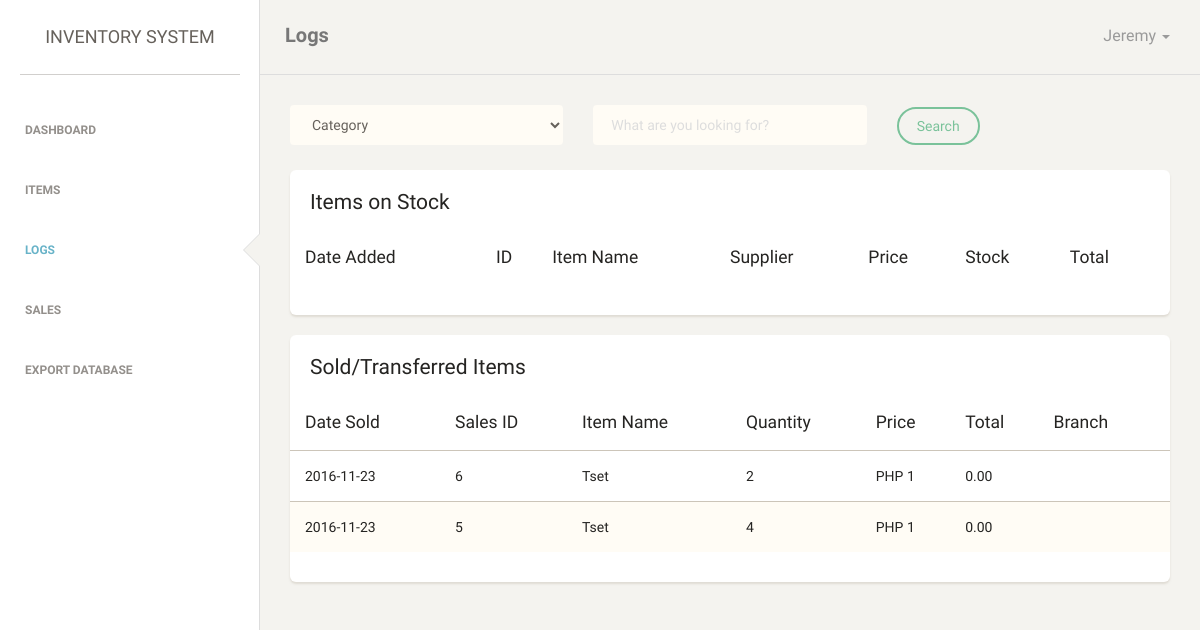
/admin/logs.php (signed in), run on an earlier commit of the app's database.
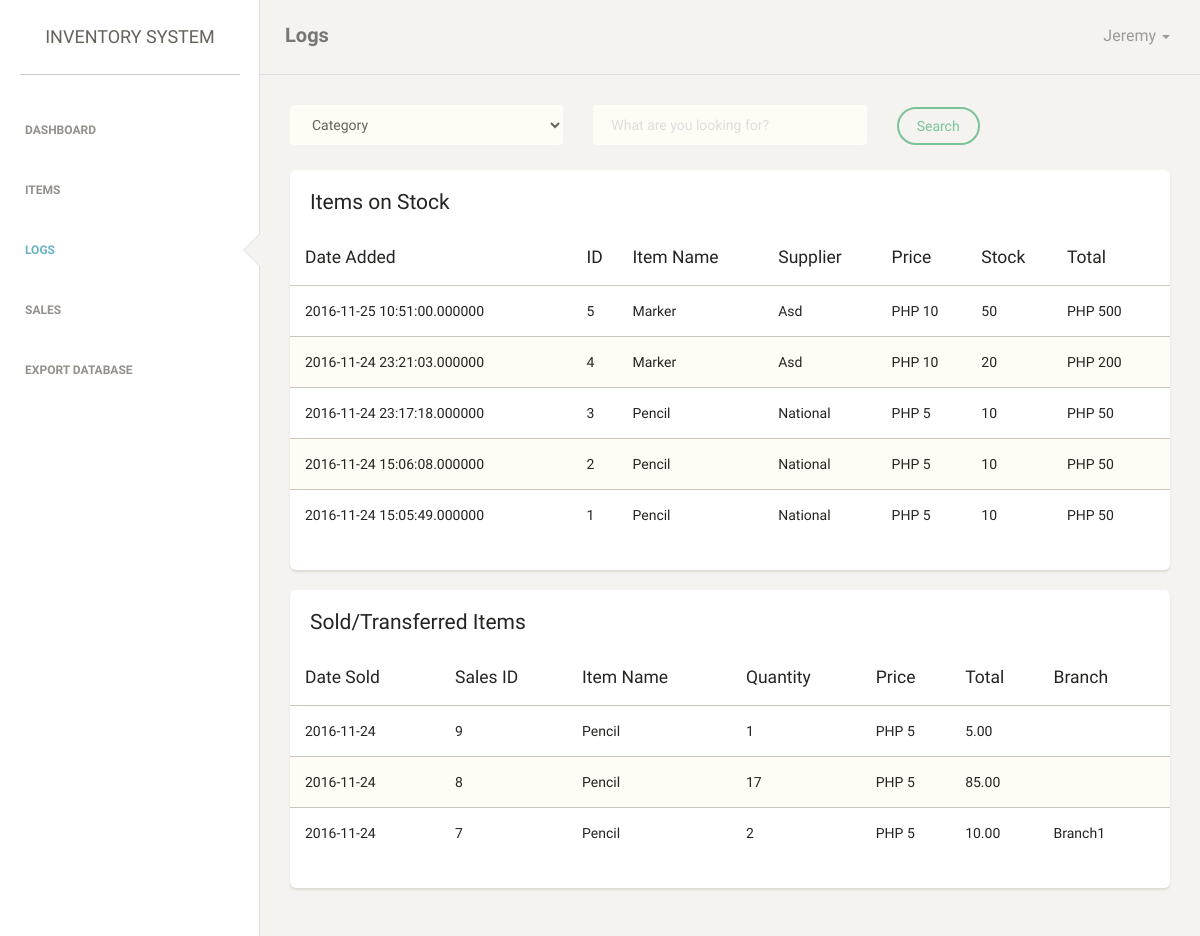
And on a later commit of the database.
### tables this page shows
CREATE TABLE `sales` (
  `date_added` date NOT NULL,
  `sales_id` int(11) NOT NULL,
  `item_id` int(11) DEFAULT NULL,
  `item_name` varchar(30) NOT NULL,
  `qty` int(11) NOT NULL,
  `price` int(11) NOT NULL,
  `total` decimal(10,2) NOT NULL,
  `branch` varchar(30) NOT NULL
);

CREATE TABLE `log_item` (
  `date_added` datetime(6) NOT NULL,
  `log_id` int(10) NOT NULL,
  `item_name` varchar(50) NOT NULL,
  `supplier_name` varchar(50) NOT NULL,
  `price` int(10) NOT NULL,
  `stock` int(10) NOT NULL,
  `total` int(10) NOT NULL
);

### admin/logs.php (the view, shortened to what this page needs)
<?php
    include "../php/connect.php";
?>
<!doctype html>
<html lang="en">
<head>
    <link href="assets/css/bootstrap.min.css" rel="stylesheet" />
    <link href="assets/css/animate.min.css" rel="stylesheet"/>
    <link href="assets/css/paper-dashboard.css" rel="stylesheet"/>
    <link href="assets/css/demo.css" rel="stylesheet" />
    <link href="assets/css/themify-icons.css" rel="stylesheet">
</head>
<body>
<div class="wrapper">
	<div class="sidebar" data-background-color="white" data-active-color="info">
        <div class="sidebar-wrapper">
            <div class="logo">
                <a href="#" class="simple-text">
                    Inventory System
                </a>
            </div>
            <ul class="nav">
                <li>
                    <a href="dashboard.php">
                        <p>Dashboard</p>
                    </a>
                </li>
                <li>
                    <a href="items.php">
                        <p>Items</p>
                    </a>
                </li>
                <li class="active">
                    <a href="logs.php">
                        <p>Logs</p>
                    </a>
                </li>
                <li>
                    <a href="sales.php">
                        <p>Sales</p>
                    </a>
                </li>
                <li>
                    <a href="export-database.php">
                        <p>Export Database</p>
                    </a>
                </li>
            </ul>
        </div>
    </div>
    <div class="main-panel">
		<nav class="navbar navbar-default">
            <div class="container-fluid">
                <div class="navbar-header">
                    <a class="navbar-brand" href="#">Logs</a>
                </div>
                <div class="collapse navbar-collapse">
                    <ul class="nav navbar-nav navbar-right">
                        <li class="dropdown">
                              <a href="#" class="dropdown-toggle" data-toggle="dropdown">
                                    <p><?php echo $_SESSION['user-name']; ?></p>
                                    <b class="caret"></b>
                              </a>
                        </li>
                    </ul>
                </div>
            </div>
        </nav>
        <div class="content">
            <div class="container-fluid">
                <div class="row" style="padding-bottom: 10px;">
                    <div class="col-md-4">
                        <div class="form-group">
                            <select id="" class="form-control">
                                <option value="">Category</option>
                            </select>
                        </div>
                    </div>
                    <div class="col-md-4">
                        <div class="form-group">
                            <input class="form-control" type="text" placeholder="What are you looking for?">
                        </div>
                    </div>
                    <div class="col-md-4">
                        <div class="form-group">
                            <button type="button" id="button-submit" class="btn btn-success" style="margin-top:2px;">Search</button>
                        </div>
                    </div>
                </div>
            </div>
            <div class="container-fluid" style="z-index:50;">
                <div class="row">
                    <div class="col-md-12">
                        <div id="my-table">
                            <div class="card">
                                <div class="header">
                                    <h4 class="title">Items on Stock</h4>
                                </div>
                                <div class="content table-responsive table-full-width">
                                    <form method="post" action="" id="item-table">
                                    <table class="table table-striped">
                                        <thead>
                                            <th>Date Added</th>
                                            <th>ID</th>
                                            <th>Item Name</th>
                                            <th>Supplier</th>
                                            <th>Price</th>
                                            <th>Stock</th>
                                            <th>Total</th>
                                        </thead>
                                        <tbody>
                                            <?php
                                                $sql = "SELECT * FROM log_item ORDER BY log_id DESC";
                                                $result = mysqli_query($conn, $sql);
                                                while($rows = mysqli_fetch_array($result)){ ?>
                                                <tr>
                                                    <td><?php echo $rows['date_added']; ?></td>
                                                    <td id="item-id-<?php echo $rows['log_id']; ?>"><?php echo $rows['log_id']; ?></td>
                                                    <td id="item-name-<?php echo $rows['log_id']; ?>"><?php echo $rows['item_name']; ?></td>
                                                    <td id="supplier-name-<?php echo $rows['log_id']; ?>"><?php echo $rows['supplier_name']; ?></td>
                                                    <td id="price-<?php echo $rows['log_id']; ?>"><?php echo "PHP " . $rows['price']; ?></td>
                                                    <td><?php echo $rows['stock']; ?></td>
                                                    <td><?php echo "PHP " . ($rows['price'] * $rows['stock']); ?></td>
                                                </tr>
                                            <?php } ?>
                                        </tbody>
                                    </table>
                                    </form>
                                </div>
                            </div>
                        </div>
                    </div>
                </div>
            </div>
            <div class="container-fluid">
                <div class="row">
                    <div class="col-md-12">
                        <div id="my-table2">
                            <div class="card">
                                <div class="header">
                                    <h4 class="title">Sold/Transferred Items</h4>
                                </div>
                                <div class="content table-responsive table-full-width">
                                    <form method="post" action="" id="item-table">
                                    <table class="table table-striped">
                                        <thead>
                                            <th>Date Sold</th>
                                            <th>Sales ID</th>
                                            <th>Item Name</th>
                                            <th>Quantity</th>
                                            <th>Price</th>
                                            <th>Total</th>
                                            <th>Branch</th>
                                        </thead>
                                        <tbody>
                                            <?php
                                                $sql = "SELECT * FROM sales ORDER BY sales_id DESC";
                                                $result = mysqli_query($conn, $sql);
                                                while($rows = mysqli_fetch_array($result)){ ?>
                                                <tr>
                                                    <td><?php echo $rows['date_added']; ?></td>
                                                    <td><?php echo $rows['sales_id']; ?></td>
                                                    <td><?php echo $rows['item_name']; ?></td>
                                                    <td><?php echo $rows['qty']; ?></td>
                                                    <td><?php echo "PHP " . $rows['price']; ?></td>
                                                    <td><?php echo $rows['total']; ?></td>
                                                    <td><?php echo $rows['branch']; ?></td>
                                                </tr>
                                            <?php } ?>
                                        </tbody>
                                    </table>
                                    </form>
                                </div>
                            </div>
                        </div>
                    </div>
                </div>
            </div>
        </div>
    </div>
</div>
</body>
</html>

What changed in the data, as far as the page shows it:
removed sales: date_added "2016-11-23", sales_id "6", item_name "Tset", qty "2", price "1", total "0.00"
removed sales: date_added "2016-11-23", sales_id "5", item_name "Tset", qty "4", price "1", total "0.00"
added log_item: date_added "2016-11-25 10:51:00.000000", log_id "5", item_name "Marker", supplier_name "Asd", price "10", stock "50", $rows['price'] * $rows['stock'] "500"
added log_item: date_added "2016-11-24 23:21:03.000000", log_id "4", item_name "Marker", supplier_name "Asd", price "10", stock "20", $rows['price'] * $rows['stock'] "200"
added log_item: date_added "2016-11-24 23:17:18.000000", log_id "3", item_name "Pencil", supplier_name "National", price "5", stock "10", $rows['price'] * $rows['stock'] "50"
added log_item: date_added "2016-11-24 15:06:08.000000", log_id "2", item_name "Pencil", supplier_name "National", price "5", stock "10", $rows['price'] * $rows['stock'] "50"
added log_item: date_added "2016-11-24 15:05:49.000000", log_id "1", item_name "Pencil", supplier_name "National", price "5", stock "10", $rows['price'] * $rows['stock'] "50"
added sales: date_added "2016-11-24", sales_id "9", item_name "Pencil", qty "1", price "5", total "5.00"
added sales: date_added "2016-11-24", sales_id "8", item_name "Pencil", qty "17", price "5", total "85.00"
added sales: date_added "2016-11-24", sales_id "7", item_name "Pencil", qty "2", price "5", total "10.00", branch "Branch1"
